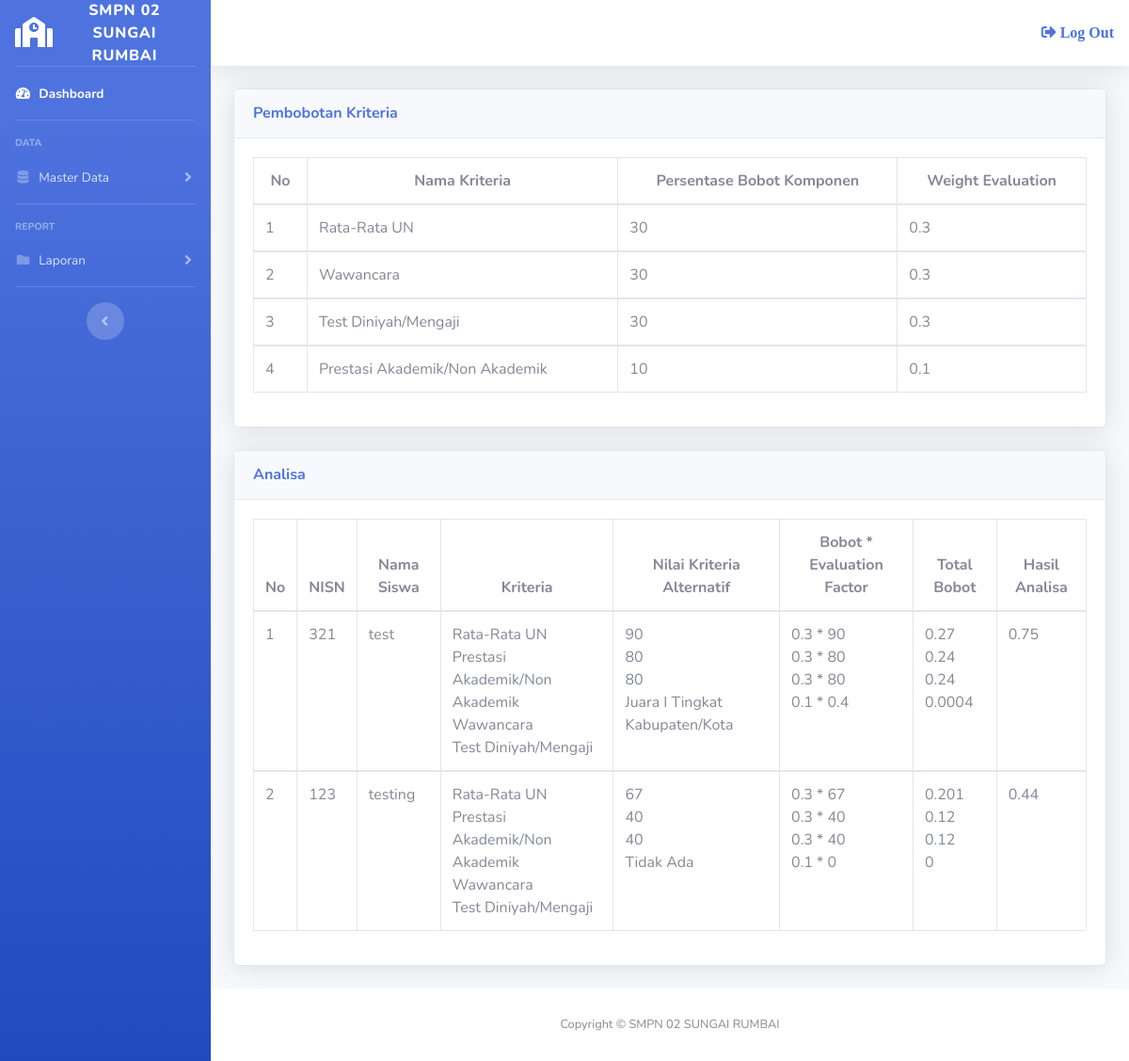
Screenshot of /admin/metode.php (signed in) with the database file from the repository.
### tables this page shows
CREATE TABLE `tbl_kriteria` (
  `kd_kriteria` varchar(5) NOT NULL,
  `nm_kriteria` varchar(50) NOT NULL,
  `atribut` int(11) NOT NULL
);

CREATE TABLE `tbl_alternatif` (
  `kd_alternatif` varchar(5) NOT NULL,
  `nisn` varchar(15) NOT NULL,
  `rata_un` float NOT NULL,
  `prestasi` varchar(50) NOT NULL,
  `wawancara` float NOT NULL,
  `test_diniyah` float NOT NULL
);

CREATE TABLE `tbl_siswa` (
  `nisn` varchar(15) NOT NULL,
  `nm_siswa` varchar(30) NOT NULL,
  `jenis_kelamin` varchar(15) NOT NULL,
  `tempat_lahir` varchar(20) NOT NULL,
  `tanggal_lahir` date NOT NULL,
  `nm_orangtua` varchar(30) NOT NULL,
  `sekolah_asal` varchar(30) NOT NULL,
  `no_telp` varchar(12) NOT NULL,
  `rata_un` float NOT NULL,
  `prestasi` varchar(50) NOT NULL
);

CREATE TABLE `tbl_crips` (
  `kd_crips` varchar(5) NOT NULL,
  `kd_kriteria` varchar(5) NOT NULL,
  `nm_crips` varchar(50) NOT NULL,
  `nilai` float NOT NULL
);

### admin/metode.php (the view)
<?php
	include ("style/header.php");
	include ("style/sidebar.php");
	include ("../config/koneksi.php");
?>
<div class="container-fluid">
	<div class="card shadow mb-4">
		<div class="card-header py-3">
			<h6 class="m-0 font-weight-bold text-primary">Pembobotan Kriteria</h6>
		</div>
		<div class="card-body">
			<div class="table-responsive">
				<table class="table table-bordered">
					<thead>
						<tr>
							<th style="text-align: center;">No</th>
							<th style="text-align: center;">Nama Kriteria</th>
							<th style="text-align: center;">Persentase Bobot Komponen</th>
							<th style="text-align: center;">Weight Evaluation</th>
						</tr>
					</thead>
					<?php
					$no = 1;
                    $n=[];
					$sql = mysqli_query($konek,"SELECT * FROM tbl_kriteria");
					while ($data = mysqli_fetch_array($sql)){
						?>
						<tbody>
							<tr>
								<td><?php echo $no++; ?></td>
								<td><?php echo $data['nm_kriteria']; ?></td>
								<td><?php echo $data['atribut']; ?></td>
								<td><?php echo $data['atribut']/100 ?></td>
							</tr>
						</tbody>
						<?php
                        $n[]=$data["atribut"]/100;
					}
					?>
				</table>
			</div>
		</div>
	</div>
</div>
<div class="container-fluid">
	<div class="card shadow mb-4">
		<div class="card-header py-3">
			<h6 class="m-0 font-weight-bold text-primary">Analisa</h6>
		</div>
		<div class="card-body">
			<div class="table-responsive">
				<table class="table table-bordered">
					<thead>
						<tr>
							<th style="text-align: center;">No</th>
							<th style="text-align: center;">NISN</th>
							<th style="text-align: center;">Nama Siswa</th>
							<th style="text-align: center;">Kriteria</th>
							<th style="text-align: center;">Nilai Kriteria Alternatif</th>
							<th style="text-align: center;">Bobot * Evaluation Factor</th>
							<th style="text-align: center;">Total Bobot</th>
							<th style="text-align: center;">Hasil Analisa</th>
						</tr>
					</thead>
					<?php
					$no = 1;
					$sql1 = mysqli_query($konek,"SELECT * FROM tbl_alternatif a LEFT JOIN tbl_siswa b ON a.nisn=b.nisn");
					while ($data1 = mysqli_fetch_array($sql1)){
                        $sql2=mysqli_query($konek,"SELECT * FROM tbl_crips WHERE nm_crips = '$data1[prestasi]'");
                        $data2=mysqli_fetch_array($sql2);
					?>
					<tbody>
						<tr>
							<td><?php echo $no++; ?></td>
							<td><?php echo $data1['nisn']; ?></td>
							<td><?php echo $data1['nm_siswa']; ?></td>
							<td><?php echo "Rata-Rata UN<br>Prestasi Akademik/Non Akademik<br>Wawancara<br>Test Diniyah/Mengaji" ?></td>
							<td><?php echo $data1['rata_un']; ?><br>
								<?php echo $data1['wawancara']; ?><br>
								<?php echo $data1['test_diniyah']; ?><br>
								<?php echo $data1['prestasi']; ?>
							</td>
							<td><?php echo $n['0'];?> * <?php echo $data1['rata_un']; ?><br>
								<?php echo $n['1'];?> * <?php echo $data1['wawancara']; ?><br>
								<?php echo $n['2'];?> * <?php echo $data1['test_diniyah']; ?><br>
								<?php echo $n['3'];?> * <?php echo $data2['nilai']; ?>
							</td>
							<td><?php echo $n['0']*($data1['rata_un']/100); ?><br>
								<?php echo $n['1']*($data1['wawancara']/100); ?><br>
								<?php echo $n['2']*($data1['test_diniyah']/100); ?><br>
								<?php echo $n['3']*($data2['nilai']/100); ?>
							</td>
							<?php
								$analisa = ($n['0']*($data1['rata_un']/100))+($n['1']*($data1['wawancara']/100))+($n['2']*($data1['test_diniyah']/100))+($n['3']*($data2['nilai']/100));
							?>
							<td><?php echo number_format((float)$analisa,2,".","") ?></td>
						</tr>
					</tbody>
					<?php
					}
					?>
				</table>
			</div>
		</div>
	</div>
</div>
<?php
	include ("style/footer.php");
?>

### rows the page displays
tbl_kriteria: nm_kriteria "Rata-Rata UN", atribut "30", $data['atribut']/100 "0.3"
tbl_kriteria: nm_kriteria "Wawancara", atribut "30", $data['atribut']/100 "0.3"
tbl_kriteria: nm_kriteria "Test Diniyah/Mengaji", atribut "30", $data['atribut']/100 "0.3"
tbl_kriteria: nm_kriteria "Prestasi Akademik/Non Akademik", atribut "10", $data['atribut']/100 "0.1"
tbl_alternatif: tbl_siswa.nisn "321", tbl_siswa.nm_siswa "test", tbl_siswa.rata_un "90", wawancara "80", test_diniyah "80", tbl_siswa.prestasi "Juara I Tingkat Kabupaten/Kota", tbl_crips.nilai "0.4", tbl_siswa.rata_un "0.27", $n['1']*($data1['wawancara']/100) "0.24", $n['2']*($data1['test_diniyah']/100) "0.24", tbl_crips.nilai "0.0004", analisa "0.75"
tbl_alternatif: tbl_siswa.nisn "123", tbl_siswa.nm_siswa "testing", tbl_siswa.rata_un "67", wawancara "40", test_diniyah "40", tbl_siswa.prestasi "Tidak Ada", tbl_crips.nilai "0", tbl_siswa.rata_un "0.201", $n['1']*($data1['wawancara']/100) "0.12", $n['2']*($data1['test_diniyah']/100) "0.12", analisa "0.44"
